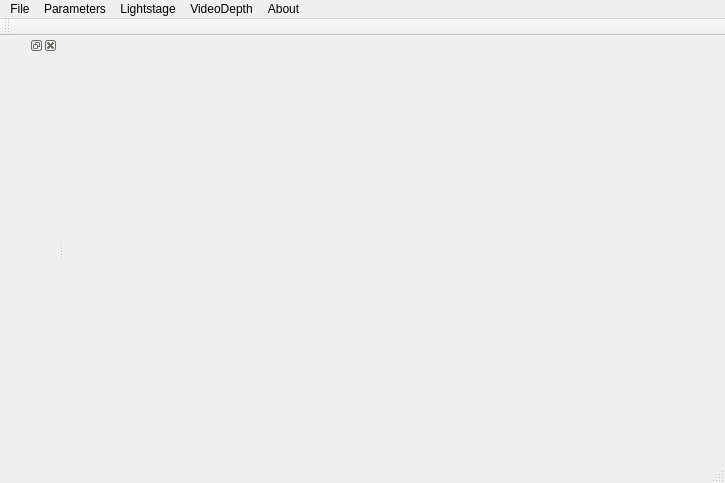
<?xml version="1.0" encoding="UTF-8"?>
<ui version="4.0">
 <class>VideoDepthRecoveryClass</class>
 <widget class="QMainWindow" name="VideoDepthRecoveryClass">
  <property name="geometry">
   <rect>
    <x>0</x>
    <y>0</y>
    <width>725</width>
    <height>483</height>
   </rect>
  </property>
  <property name="windowTitle">
   <string>VideoDepthRecovery</string>
  </property>
  <widget class="QWidget" name="centralWidget"/>
  <widget class="QMenuBar" name="menuBar">
   <property name="geometry">
    <rect>
     <x>0</x>
     <y>0</y>
     <width>725</width>
     <height>23</height>
    </rect>
   </property>
   <widget class="QMenu" name="menuFile">
    <property name="title">
     <string>File</string>
    </property>
    <addaction name="actionOpen"/>
    <addaction name="actionSaveAs"/>
    <addaction name="actionExit"/>
   </widget>
   <widget class="QMenu" name="menuParameters">
    <property name="title">
     <string>Parameters</string>
    </property>
    <addaction name="actionDepthParameters"/>
    <addaction name="actionLS_Parameters"/>
   </widget>
   <widget class="QMenu" name="menuLightstage">
    <property name="title">
     <string>Lightstage</string>
    </property>
    <addaction name="actionLoadProject"/>
    <addaction name="actionRun_VisualHull"/>
    <addaction name="actionLSRun_Init"/>
    <addaction name="actionLSRun_Refine"/>
    <addaction name="actionLSRun_DE"/>
    <addaction name="actionLSRun_Mesh"/>
    <addaction name="actionLSRun_All"/>
   </widget>
   <widget class="QMenu" name="menuVideoDepth">
    <property name="title">
     <string>VideoDepth</string>
    </property>
    <addaction name="actionRun_Initialization"/>
    <addaction name="actionRun_BundleOptimization"/>
    <addaction name="actionRun_DepthExpansion"/>
   </widget>
   <widget class="QMenu" name="menuAbout">
    <property name="title">
     <string>About</string>
    </property>
   </widget>
   <addaction name="menuFile"/>
   <addaction name="menuParameters"/>
   <addaction name="menuLightstage"/>
   <addaction name="menuVideoDepth"/>
   <addaction name="menuAbout"/>
  </widget>
  <widget class="QToolBar" name="mainToolBar">
   <attribute name="toolBarArea">
    <enum>TopToolBarArea</enum>
   </attribute>
   <attribute name="toolBarBreak">
    <bool>false</bool>
   </attribute>
  </widget>
  <widget class="QStatusBar" name="statusBar"/>
  <widget class="QDockWidget" name="dockWidget_DepthPara">
   <attribute name="dockWidgetArea">
    <number>1</number>
   </attribute>
   <widget class="QWidget" name="dockWidgetContents"/>
  </widget>
  <action name="actionOpen">
   <property name="text">
    <string>Open</string>
   </property>
  </action>
  <action name="actionSaveAs">
   <property name="text">
    <string>SaveAs</string>
   </property>
  </action>
  <action name="actionExit">
   <property name="text">
    <string>Exit</string>
   </property>
  </action>
  <action name="actionDepthParameters">
   <property name="text">
    <string>DepthParameters</string>
   </property>
  </action>
  <action name="actionRun_Initialization">
   <property name="text">
    <string>Run_Initialization</string>
   </property>
  </action>
  <action name="actionRun_BundleOptimization">
   <property name="text">
    <string>Run_BundleOptimization</string>
   </property>
  </action>
  <action name="actionRun_DepthExpansion">
   <property name="text">
    <string>Run_DepthExpansion</string>
   </property>
  </action>
  <action name="actionLoadProject">
   <property name="text">
    <string>LoadProject</string>
   </property>
  </action>
  <action name="actionRun_VisualHull">
   <property name="text">
    <string>Run_VisualHull</string>
   </property>
  </action>
  <action name="actionLS_Parameters">
   <property name="text">
    <string>LS_Parameters</string>
   </property>
  </action>
  <action name="actionRun_Init">
   <property name="text">
    <string>Run_Init</string>
   </property>
  </action>
  <action name="actionLSRun_Init">
   <property name="text">
    <string>Run_Init</string>
   </property>
  </action>
  <action name="actionLSRun_Refine">
   <property name="text">
    <string>Run_refine</string>
   </property>
  </action>
  <action name="actionLSRun_Mesh">
   <property name="text">
    <string>Run_Mesh</string>
   </property>
  </action>
  <action name="actionLSRun_DE">
   <property name="text">
    <string>Run_DE</string>
   </property>
  </action>
  <action name="actionLSRun_All">
   <property name="text">
    <string>Run_All</string>
   </property>
  </action>
 </widget>
 <layoutdefault spacing="6" margin="11"/>
 <resources>
  <include location="videodepthrecovery.qrc"/>
 </resources>
 <connections/>
</ui>
